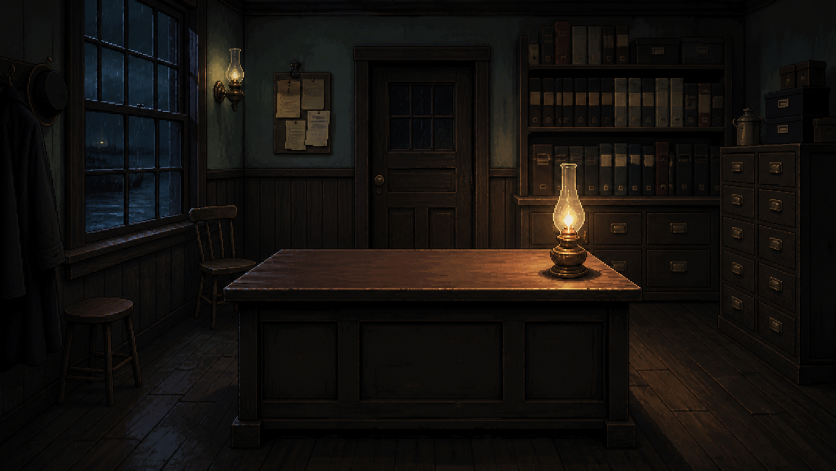
#> input picture assets/cutscenes/l4-l5/source/police-station-ledger-generated.png, 1672 x 941 px (shown at 1/2 size)
$ python prepare-l4-l5-cutscene-assets.py
#> lines starting #> are read from the running program, lines starting #| are printed output that depends on the picture
"""Prepare the isolated L4→L5 cutscene review assets."""

from __future__ import annotations

import hashlib
import json
from pathlib import Path

from PIL import Image, ImageDraw, ImageEnhance, ImageFilter


ROOT = Path(__file__).resolve().parents[1]
SOURCE = ROOT / "assets" / "cutscenes" / "l4-l5" / "source"
OUTPUT = ROOT / "assets" / "cutscenes" / "l4-l5"
NPC = SOURCE / "reference"

PALETTE = {
    "ink": "#111718",
    "paper": "#b7aa8b",
    "paper_dark": "#776b55",
    "gold": "#b38a42",
    "rust": "#8d4f3d",
    "teal": "#486f70",
    "storm": "#253940",
    "foam": "#9aaeb0",
}

SOURCE_HASHES = {
    "11-homeless-portraits.png": "9b370567ccfc3debe86faf56e73b43c43760cae7aba817a0ceda4d471395c880",
    "10-drunkard-portraits.png": "a5d43be88e01fa7f5d9773acd100c192c39ed85241977336c3dd254f1d6378c1",
}
SIREN_REFERENCE_HASH = "f452b170ebe54282c9e809282e0a3480a75d977c3cf8610d884969f910a62747"


# [6 lines left out: function sha256, not called in this run]


def crop_ratio(image: Image.Image, ratio: float) -> Image.Image:
    width, height = image.size
    current = width / height
    if current > ratio:
        crop_width = round(height * ratio)
        left = (width - crop_width) // 2
        return image.crop((left, 0, left + crop_width, height))
    crop_height = round(width / ratio)
    top = (height - crop_height) // 2
    return image.crop((0, top, width, top + crop_height))


def quantize(image: Image.Image, colors: int = 96) -> Image.Image:
    return image.convert("RGB").quantize(
        colors=colors,
        method=Image.Quantize.MEDIANCUT,
    ).convert("RGB")


def prepare_background(source_name: str, output_name: str) -> None:
    image = Image.open(SOURCE / source_name).convert("RGB")
    image = crop_ratio(image, 5 / 3)
    image = image.resize((640, 384), Image.Resampling.NEAREST)
    quantize(image, 104).save(OUTPUT / "backgrounds" / output_name, optimize=True)


# [260 lines left out: functions prepare_portrait, evidence_canvas, add_paper_texture, prepare_ledger, prepare_carriage_memory, prepare_carriage_gate and 4 more, not called in this run]


def main() -> None:
    for folder in ("backgrounds", "portraits", "inserts"):
        (OUTPUT / folder).mkdir(parents=True, exist_ok=True)

    # v1 단일 합성판은 선행 배치가 한꺼번에 보이므로 사용·보존하지 않는다.
    (OUTPUT / "inserts" / "carriage-memory.png").unlink(missing_ok=True)

    prepare_background("police-station-ledger-generated.png", "police-station-ledger.png")
#> in prepare_background, image is the input picture: PIL image 1672x941 RGB; mean R, G, B 19.5, 16.5, 13.9
#> in crop_ratio, `return image.crop((left, 0, left + crop_width, height))`:
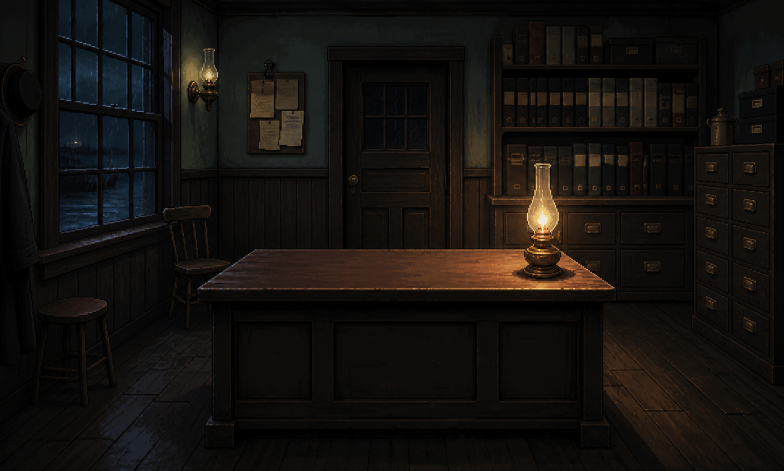
#> returned value: PIL image 1568x941 RGB (shown at 1/2 size); mean R, G, B 20.3, 17.1, 14.4
#> in prepare_background, `image = image.resize((640, 384), Image.Resampling.NEAREST)`:
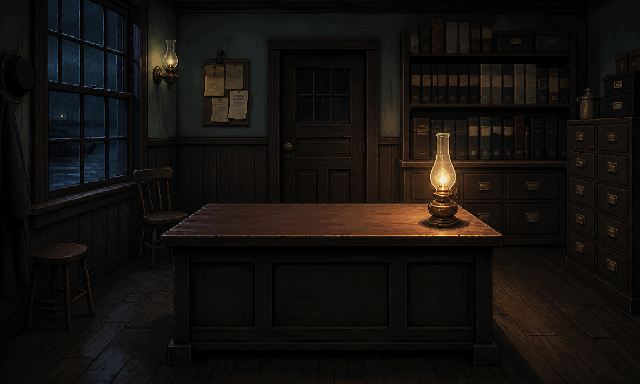
#> image: PIL image 640x384 RGB; mean R, G, B 20.3, 17.1, 14.3
    prepare_background("foggy-dock-generated.png", "foggy-dock-night.png")
    prepare_background("square-painter-generated.png", "square-painter-evening.png")

    portrait_jobs = (
        ("11-homeless-portraits.png", 0, "banks-calm.png"),
        ("11-homeless-portraits.png", 1, "banks-high.png"),
        ("11-homeless-portraits.png", 3, "banks-tense.png"),
        ("10-drunkard-portraits.png", 0, "ram-calm.png"),
        ("10-drunkard-portraits.png", 1, "ram-high.png"),
        ("10-drunkard-portraits.png", 3, "ram-tense.png"),
    )
    for job in portrait_jobs:
        prepare_portrait(*job)

    prepare_ledger()
    prepare_carriage_memory()
    prepare_carriage_gate()
    prepare_journal()
    prepare_siren_memory()
    prepare_ram_portrait()
    write_manifest()


if __name__ == "__main__":
#> (the run stopped early here; a loop or call above may not have finished)
